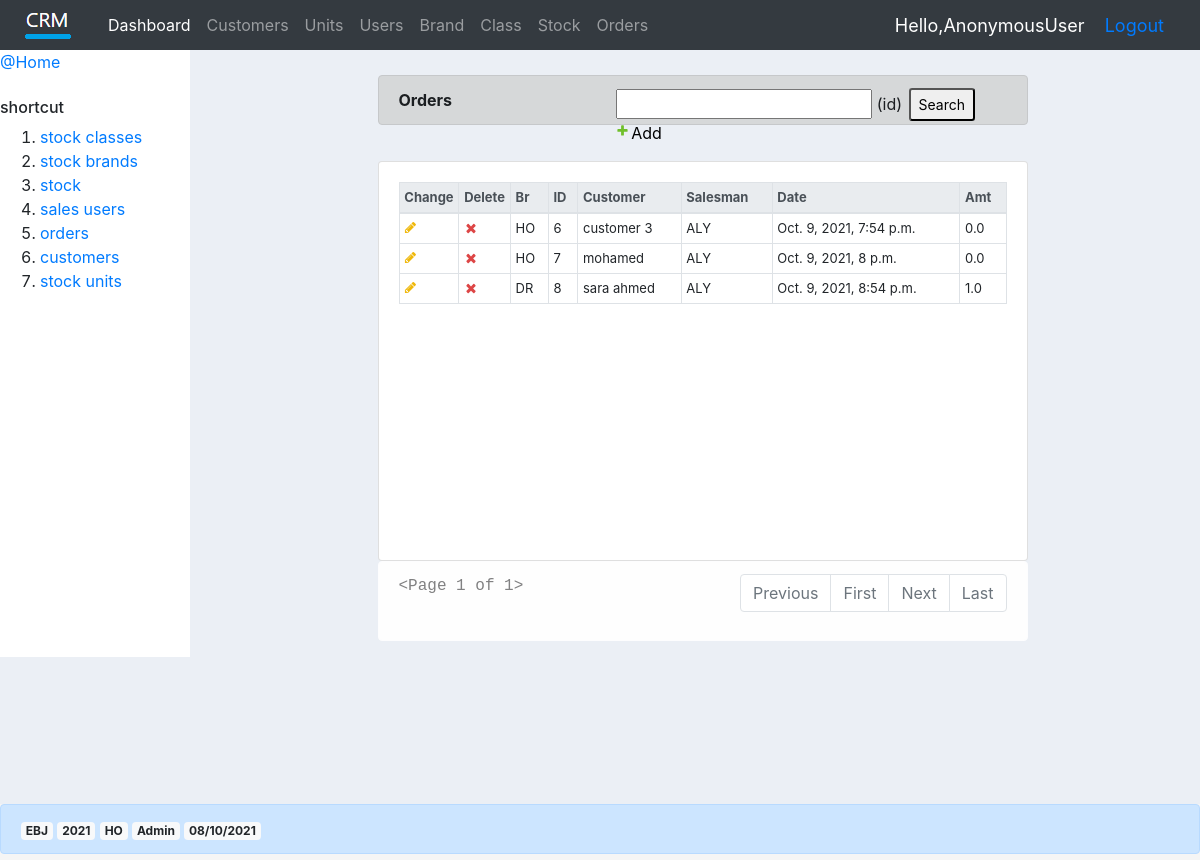
The app's page /order_list/ with its own data.
### accounts/models.py (models this page shows, shortened)
class Order(models.Model):
    STATUS=(
        ('Pending','Pending'),
        ('Confirmed','Confirmed'),
    )
    ORDER_TYPE=(
        ('CASH','CASH'),
        ('CASH RET','CASH RET'),
        ('CREDIT','CREDIT'),
        ('CREDIT RET','CREDIT RET'),
    )
    customer = models.ForeignKey(Customer,null=True,on_delete=models.SET_NULL)
    salesman = models.ForeignKey(Salesman,null=True,on_delete=models.SET_NULL)
    salesuser = models.ForeignKey(SalesUser,null=True,on_delete=models.SET_NULL)
    branch= models.ForeignKey(Branch,null=True,on_delete=models.SET_NULL)
    date_created = models.DateTimeField(auto_now_add=True,null=True)
    status=models.CharField(max_length=200,null=True,choices=STATUS)
    order_type = models.CharField(max_length=10,null=True,choices=ORDER_TYPE)
    order_total = models.FloatField(null=True,default=0)
    order_less = models.FloatField(null=True,default=0)
    order_vat = models.FloatField(null=True,default=0)
    order_tax = models.FloatField(null=True,default=0)
    order_amt = models.FloatField(null=True,default=0)

class Branch(models.Model):
    br_code= models.CharField(max_length=2,null=True)
    br_name= models.CharField(max_length=50,null=True)
    class Meta:
        unique_together = ["br_code","br_name",]
    def __str__(self):
        return str(self.br_code)

class Customer(models.Model):
    name = models.CharField(max_length=200)
    phone = models.CharField(max_length=200)
    email = models.CharField(max_length=200)
    date_created = models.DateTimeField(auto_now_add=True,null=True)
    class Meta:
        unique_together = ["name",]
    def __str__(self):
        return self.name

class Salesman(models.Model):
    salesm_name = models.CharField(max_length=50,null=True)
    salesm_br = models.ForeignKey( Branch,null=True,on_delete=models.SET_NULL)
    class Meta:
        unique_together = ["salesm_name",]
    def __str__(self):
        return str(self.salesm_name)

### accounts/views.py (the view)
# urls.py: path('order_list/', views.order_list,name="order_list"),
def order_list(request):
    order=Order.objects.all()
    order_filter = OrderFilter(request.GET,queryset=order)
    order=order_filter.qs
    page_num = request.GET.get('page')
    paginator=Paginator(order,10)
    try:
        orders = paginator.page(page_num)
    except PageNotAnInteger:
        orders = paginator.page(1)
    except EmptyPage:
        orders = paginator.page(paginator.num_pages)
    context={'order':order,'order_filter':order_filter,'orders':orders,}
    return render(request,'accounts/order_list.html',context)

### accounts/templates/accounts/order_list.html
{% extends 'accounts/main.html' %}
{% load crispy_forms_tags %}
{% load static %}
{% block content %}
<div class="container col-md-8" style="margin-top:25px;">
    <div class="alert alert-dark" role="alert">
        <span style="font-weight: bold;"> Orders </span>
        <form class="form-group col-md-8" method="get" style="float:right;width: auto;vertical-align: center;">
            {{order_filter.form.id}} (id)
            <button class="brn btn-sm" style="margin-left:2px;" type="submit">Search</button>
            <a class="addlink" style="margin-bottom: 3px;" href="{% url 'order_create' %}"> Add </a>
        </form>
    </div>
    <div class="card card-body col-md-12" style="min-height:400px;">
        <table class="table table-sm col-md-12 table-hover table-bordered" style="font-size:small;">
            <thead class="thead-light">
                <tr>
                    <th style="width: 8%;">Change</th>
                    <th style="width: 8%;">Delete</th>
                    <th>Br</th>
                    <th>ID</th>
                    <th>Customer</th>
                    <th>Salesman</th>
                    <th>Date</th>
                    <th>Amt</th>
                </tr>
            </thead>
            {% for item in orders %}
            <tr>
                <td><a class="changelink" href="{% url 'order_update' item.id %}"></a></td>
                <td><a class="deletelink" href="{% url 'order_delete' item.id %}"></a></td>
                <td>{{item.branch}}</td>
                <td>{{item.id}}</td>
                <td>{{item.customer}}</td>
                <td>{{item.salesman}}</td>
                <td>{{item.date_created}}</td>
                <td>{{item.order_amt}}</td>
            </tr>
            {% endfor %}
        </table>
    </div>
    <div class="alert alert-light" role="alert">
        <nav aria-label="Page navigation example">
            <div style="float:left;font-family:'Courier New', Courier, monospace"> {{ orders }}</div>
            <ul class="pagination justify-content-end">
                {% if orders.has_previous %}
                <li class="page-item"><a class="page-link" href="{% url 'order_list' %}?page={{orders.previous_page_number}}" tabindex="-1">Previous</a>                </li>
                <li class="page-item"><a class="page-link" href="{% url 'order_list' %}?page=1">First</a></li>
                {% else %}
                <li class="page-item disabled">                    <a class="page-link" href="#" tabindex="-1">Previous</a>                  </li>
                <li class="page-item disabled">                    <a class="page-link" href="#" tabindex="-1">First</a>                  </li>
                {% endif %}
                {% if brands.has_next %}
                <li class="page-item"><a class="page-link" href="{% url 'order_list' %}?page={{orders.next_page_number}}">Next</a></li>
                <li class="page-item"><a class="page-link" href="{% url 'order_list' %}?page={{orders.paginator.num_pages}}">Last</a></li>
                {% else %}
                <li class="page-item disabled">                    <a class="page-link" href="#" tabindex="-1">Next</a>                  </li>
                <li class="page-item disabled">                    <a class="page-link" href="#" tabindex="-1">Last</a>                  </li>
                {% endif %}
            </ul>
        </nav>
    </div>
</div>
{% endblock %}

### accounts/templates/accounts/main.html (shortened to what this page needs)
{% load static %}
<!DOCTYPE html>
<html>
    <head>
        {% block stylesheets %}
        <link rel="stylesheet" href="{% static 'css/bootstrap.min.css' %}">
        <link rel="stylesheet" href="{% static 'css/font-awesome.min.css' %}">
        <link rel="stylesheet" href="{% static 'css/main.css' %}">
        <link rel="stylesheet" href="{% static 'css/sticky-footer.css' %}">
        {% endblock stylesheets %}
    </head>
    <body>
        {% include 'accounts/navbar.html' %}
        <div class="row" >
            <div class="col-md-2" style="background-color:white;">
                {% include 'accounts/menu.html' %}
            </div>
            <div class="col-md-10">
                {% block content %}         {% endblock %}
            </div>
        </div>
        <footer class="footer">
            <div class="alert alert-primary " role="alert">
              <span class="badge badge badge-light">EBJ</span>
              <span class="badge badge badge-light">2021</span>
              <span class="badge badge badge-light">HO</span>
              <span class="badge badge badge-light">Admin</span>
              <span class="badge badge badge-light">08/10/2021</span>
            </div>
        </footer>
    </body>
</html>

### accounts/templates/accounts/navbar.html (shortened to what this page needs)
{% load static %}
<nav class="navbar navbar-expand-sm navbar-dark bg-dark " style="max-height: 50px;">
    <a class="navbar-brand" href="#"><img src="{% static 'images/logo.png' %}"></a>
    <div class="collapse navbar-collapse" id="navbarNav">
      <ul class="navbar-nav">
        <li class="nav-item active">
          <a class="nav-link" href="{% url 'home' %}">Dashboard</a>
        </li>
        <li class="nav-item">
          <a class="nav-link" href="{% url 'list_customer' %}">Customers</a>
        </li>
        <li class="nav-item">
          <a class="nav-link" href="{% url 'stu_list' %}">Units</a>
        </li>
        <li class="nav-item">
          <a class="nav-link" href="{% url 'su_list' %}">Users</a>
        </li>
        <li class="nav-item">
          <a class="nav-link" href="{% url 'brand_list' %}">Brand</a>
        </li>
        <li class="nav-item">
          <a class="nav-link" href="{% url 'class_list' %}">Class</a>
        </li>
        <li class="nav-item">
          <a class="nav-link" href="{% url 'stock_list' %}">Stock</a>
        </li>
        <li class="nav-item">
          <a class="nav-link" href="{% url 'order_list' %}">Orders</a>
        </li>
      </ul>
    </div>
    <span class="login">Hello,{{request.user}}</span>
    <span class="login"><a href="{% url 'logout' %}">Logout</a></span>
</nav>

### accounts/templates/accounts/menu.html
<div>
    <a href="{% url 'home' %}">@Home</a>
</div>
<br />
<h6> shortcut</h6>
<ol>
    <li> <a href="{% url 'class_list' %}">stock classes </a> </li>
    <li> <a href="{% url 'brand_list' %}">stock brands </a> </li>
    <li> <a href="{% url 'stock_list' %}">stock </a> </li>
    <li> <a href="{% url 'su_list' %}">sales users</a> </li>
    <li> <a href="{% url 'order_list' %}">orders </a> </li>
    <li> <a href="{% url 'list_customer' %}">customers </a></li>
    <li> <a href="{% url 'stu_list' %}">stock units </a> </li>
</ol>

### static/css/main.css (style rules this page uses)
body { background-color: #ebeff5; }
.addlink { padding-left: 15px; background: url(../images/icon-addlink.svg) 0 1px no-repeat; color:black; }
.changelink { padding-left: 15px; background: url(../images/icon-changelink.svg) 0 1px no-repeat; color:black; }
.deletelink { padding-left: 15px; background: url(../images/icon-deletelink.svg) 0 1px no-repeat; color:black; }

### static/css/sticky-footer.css (style rules this page uses)
html { position: relative; min-height: 100%; }
body { margin-bottom: 60px; }
.footer { position: absolute; bottom: 0; width: 100%; height: 60px; background-color: #f5f5f5; }
.container { width: auto; max-width: 680px; padding: 0 15px; }

### accounts/templates/accounts/main.html (style rules this page uses)
body { display: flex; flex-direction: column; min-height: 100vh; }
.footer { margin: auto 0 0; height: 56px; }

### accounts/templates/accounts/navbar.html (style rules this page uses)
.login { font-size: 18px; color: #fff; margin-right: 20px; }

### records on screen
Order: branch "HO", id "6", customer "customer 3", salesman "ALY", date_created "Oct. 9, 2021, 7:54 p.m.", order_amt "0.0"
Order: branch "HO", id "7", customer "mohamed", salesman "ALY", date_created "Oct. 9, 2021, 8 p.m.", order_amt "0.0"
Order: branch "DR", id "8", customer "sara ahmed", salesman "ALY", date_created "Oct. 9, 2021, 8:54 p.m.", order_amt "1.0"

### other values on screen
{{ request.user }} "AnonymousUser"
{{ orders }} "<Page 1 of 1>"
